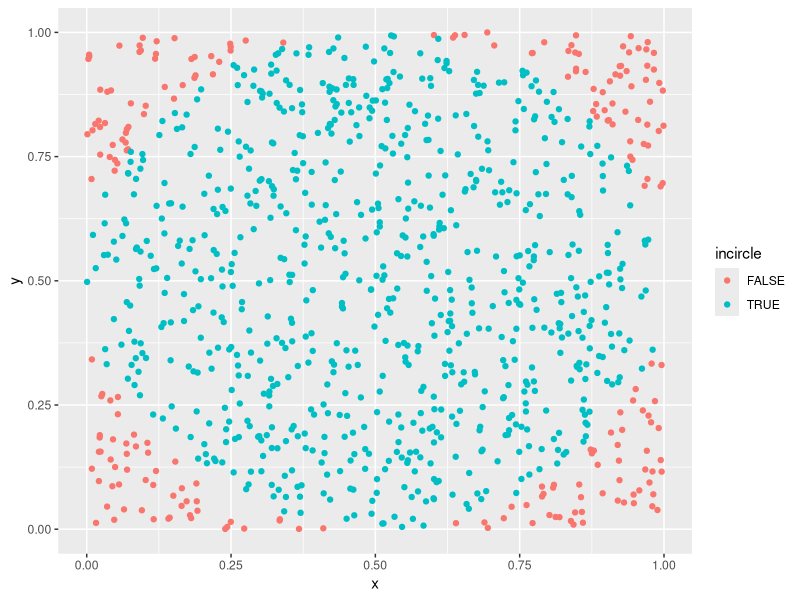

Here is the R script that generated this plot:
# Monte Carlo darts simulation to compute PI
# Alanna Hart, Melat Ghebreselassie, November 2023

# Number of darts to throw; the more we throw, the more accurate our estimate

dart_num <- 1000
radius <- 0.5


points <- data.frame(x = rep(NA, dart_num), y = rep(NA, dart_num))

for(i in 1:dart_num) {
  points$x[i] <- runif(1, min=0, max=(2*radius))
  points$y[i] <- runif(1, min=0, max=(2*radius))
}

#Computing whether darts are within a given radius
within_radius <-function(x, y, centerx, centery, radius) {
  distance <- sqrt((x-centerx)^2+(y-centery)^2)
  return (distance <=radius)
}

points$incircle <- NA
for(i in 1:dart_num) {
  points$incircle[i] <- within_radius(
    points$x[i], 
    points$y[i], 
    centerx=0.5,
    centery=0.5, 
    radius)
}

library(ggplot2)
ggplot(points, aes(x, y, color=incircle))+geom_point()
